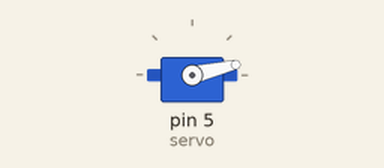
Recording of a sketch running on a simulated Arduino Uno, built with avr-gcc and run on an emulated ATmega328P. On the bench: servo.

Above: at 0.05 s.
At 1.25 s:
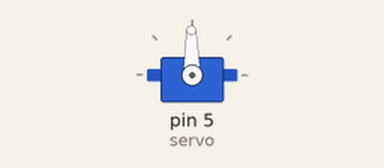
At 2.45 s:
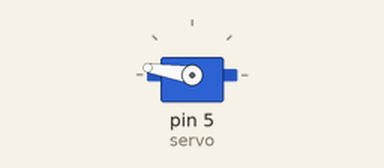
At 4.9 s:
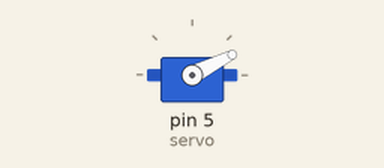
Timing chart, 0 to 6.7 s (numbered marks = the images above):
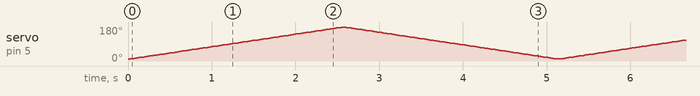

The sketch:

Coro_ServoTest.ino
```cpp
#include <Servo.h>

Servo servo;
int angle = 10;

void setup() {
  servo.attach(5);
  servo.write(angle);
}


void loop()
{
 // scan from 0 to 180 degrees
  for(angle = 10; angle < 180; angle++)
  {
    servo.write(angle);
    delay(15);
  }
  // now scan back from 180 to 0 degrees
  for(angle = 180; angle > 10; angle--)
  {
    servo.write(angle);
    delay(15);
  }
}
```
